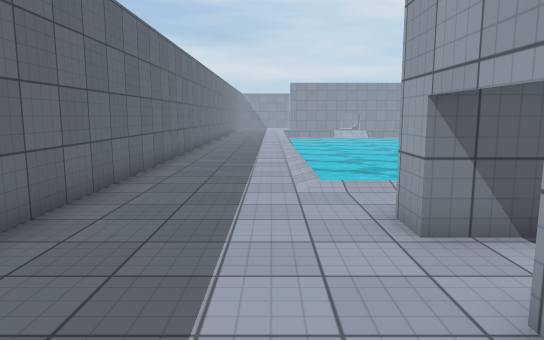
view 1 (above)

23 first-person views from a walk through a Unity game level. The camera is 1.5 m above the floor, tilts 8° down and sees 70° across. The floor is counted in squares, 1 m on a side. Each view is taken from the middle of a square. On the plan, view 1 faces up. The plan holds only what a view shows up to about 17 squares ahead; the rest is blank. The place goes on beyond the plan. The player character is not drawn. Surface patterns are stand-ins for the level's own textures.

view 2
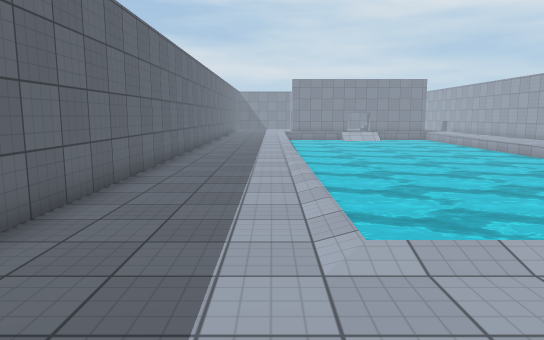

view 3
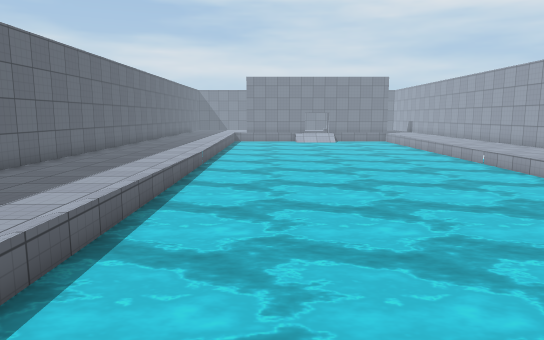

view 4
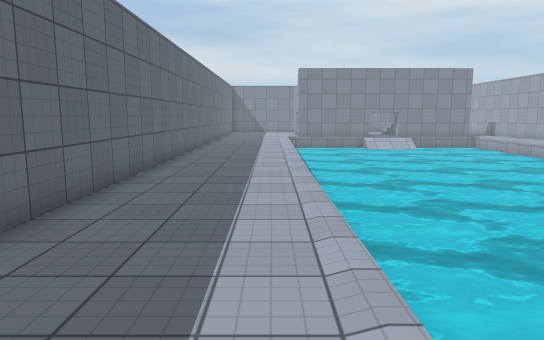

view 5
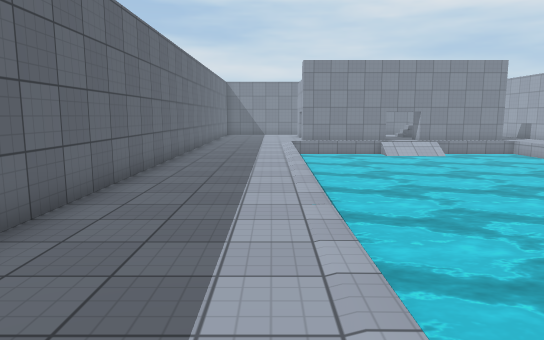

view 6
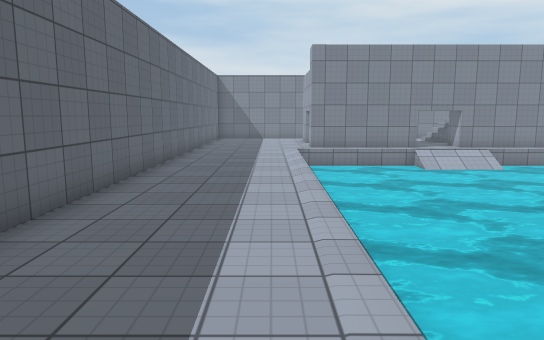

view 7
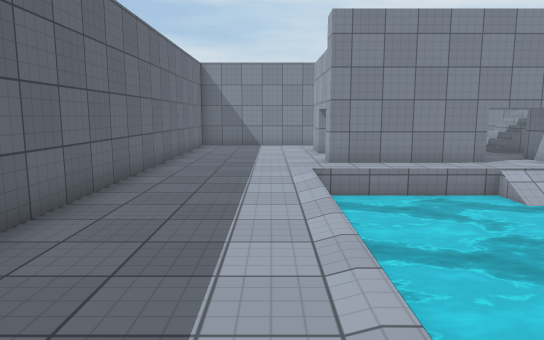

view 8
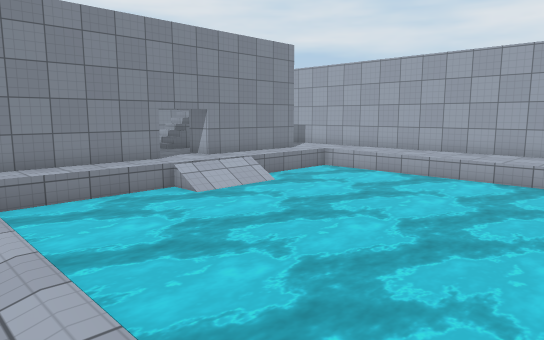

view 9
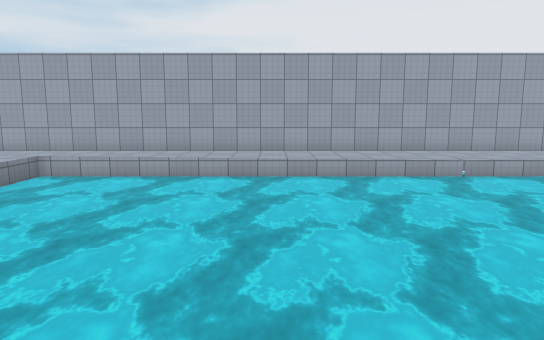

view 10
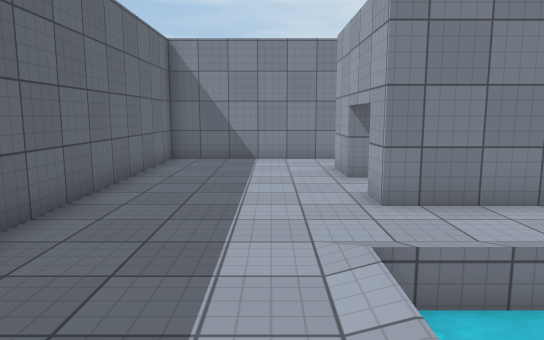

view 11
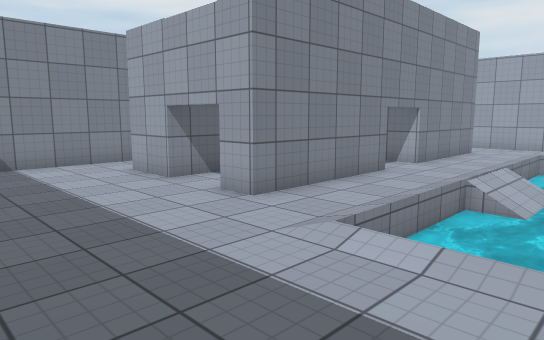

view 12
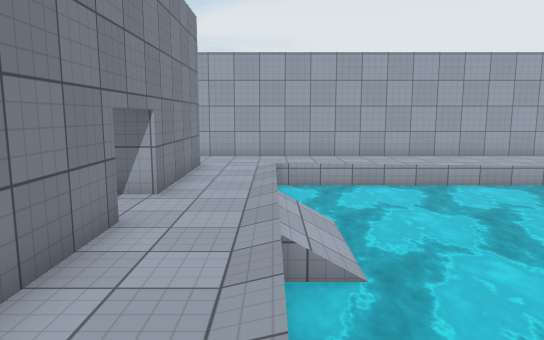

view 13
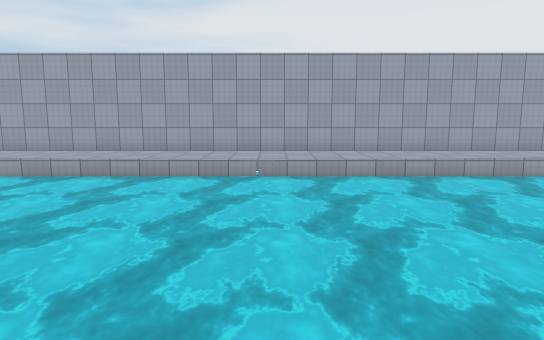

view 14
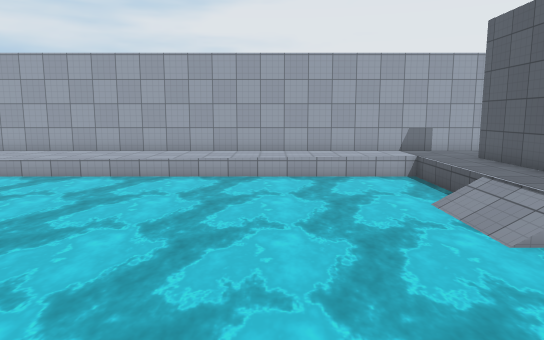

view 15
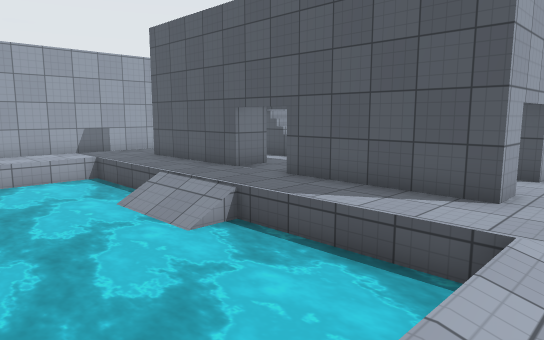

view 16
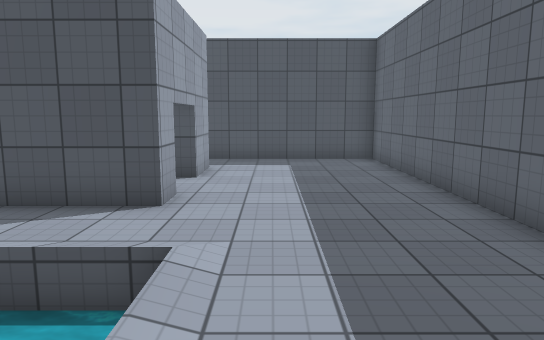

view 17
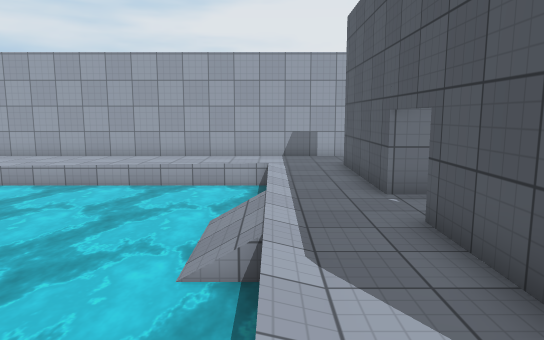

view 18
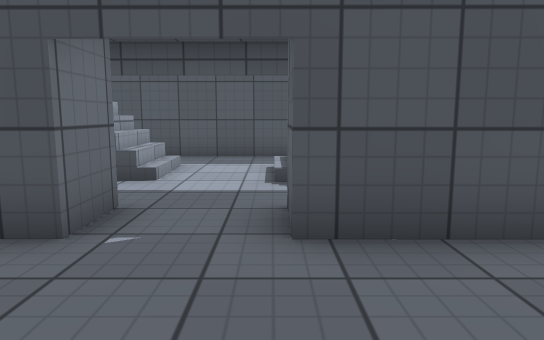

view 19
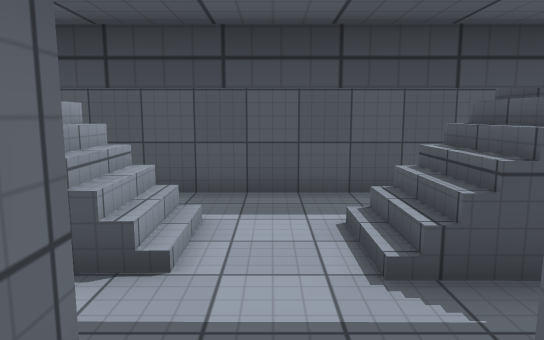

view 20
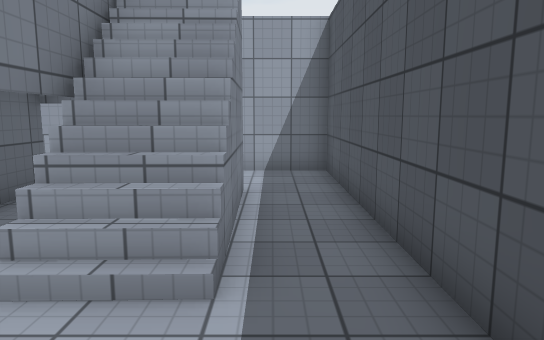

view 21
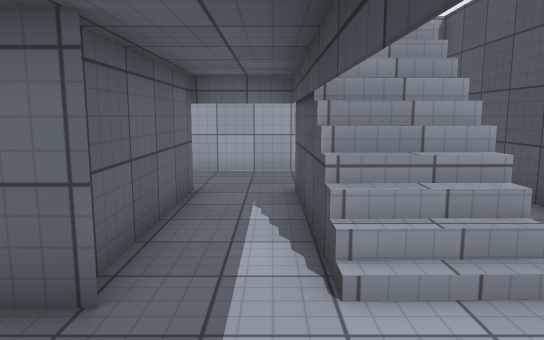

view 22
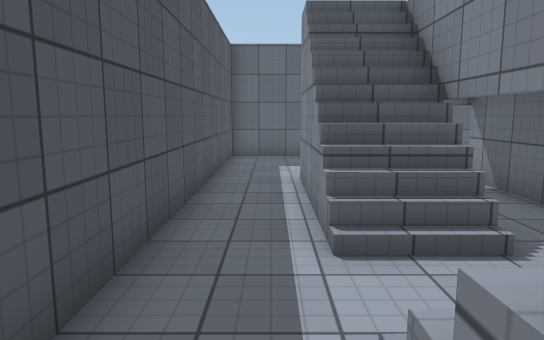

view 23
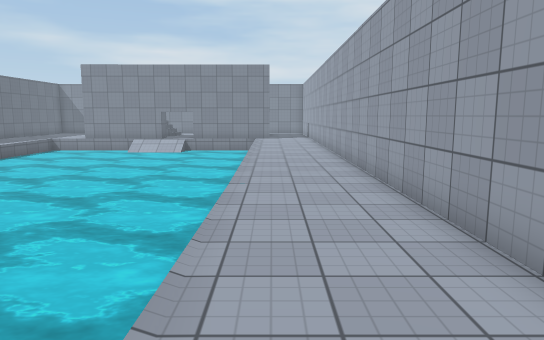

### Floor plan
Key: @ floor where view 1 was taken; # wall or solid block; . floor; / step, stairs or slope; ~ water the walk can cross; ≈ water the walk keeps out of.
Columns run from 4 left of view 1 to 17 right of it. Each row starts with its distance up from view 1.
 47 ########
 46 #.......
 45 #......
 44 #.....#      ///
 43 #.....#      ///
 42 #......     ..
 41 #......     ..       #
 40 #.....#####..#####  .#
 39 #....................#
 38 #....................#
 37 #.....≈≈≈≈...≈≈≈≈≈...#
 36 #....≈≈≈≈≈≈//≈≈≈≈≈...#
 35 #....≈≈≈≈≈≈~~≈≈≈≈≈...#
 34 #....≈≈≈≈≈≈≈≈≈≈≈≈≈...#
 33 #....≈≈≈≈≈≈≈≈≈≈≈≈≈...#
 32 #....≈≈≈≈≈≈≈≈≈≈≈≈≈...#
 31 #....≈≈≈≈≈≈≈≈≈≈≈≈≈...#
 30 #....≈≈≈≈≈≈≈≈≈≈≈≈≈...#
 29 #....≈≈≈≈≈≈≈≈≈≈≈≈≈...#
 28 #....≈≈≈≈≈≈≈≈≈≈≈≈≈...#
 27 #....≈≈≈≈≈≈≈≈≈≈≈≈≈...#
 26 #....≈≈≈≈≈≈≈≈≈≈≈≈≈...#
 25 #....≈≈≈≈≈≈≈≈≈≈≈≈≈...#
 24 #....≈≈≈≈≈≈≈≈≈≈≈≈≈...#
 23 #....≈≈≈≈≈≈≈≈≈≈≈≈≈...#
 22 #....≈≈≈≈≈≈≈≈≈≈≈≈≈...#
 21 #....≈≈≈≈≈≈≈≈≈≈≈≈≈...#
 20 #....≈≈≈≈≈≈≈≈≈≈≈≈≈...#
 19 #....≈≈≈≈≈≈≈≈≈≈≈≈≈...#
 18 #....≈≈≈≈≈≈≈≈≈≈≈≈≈...#
 17 #....≈≈≈≈≈≈≈≈≈≈≈≈≈...#
 16 #....≈≈≈≈≈≈≈≈≈≈≈≈≈...#
 15 #....≈≈≈≈≈≈≈≈≈≈≈≈≈...#
 14 #....≈≈≈≈≈≈≈≈≈≈≈≈≈...#
 13 #....≈≈≈≈≈≈≈≈≈≈≈≈≈...#
 12 #....≈≈≈≈≈≈≈≈≈≈≈≈≈...#
 11 #....≈≈≈≈≈≈≈≈≈≈≈≈≈...#
 10 #....≈≈≈≈≈≈~~≈≈≈≈≈...#
  9 #....≈≈≈≈≈≈//≈≈≈≈≈...#
  8 #.....≈≈≈≈...≈≈≈≈≈...#
  7 #....................#
  6 #....................#
  5 #.....#####..#####...#
  4 #....................#
  3 #......  #....##.....#
  2 #.....#/////./////  .#
  1 #.....#/////.//////..#
  0 #...@................#
 -1 #....................#
 -2 ######################

Positions as (right, up) in squares from view 1, and headings:
1: (0, 0), facing up
2: (0, 4), facing up
3: (4, 6), facing up
4: (0, 12), facing up
5: (0, 16), facing up
6: (0, 21), facing up
7: (0, 27), facing up
8: (0, 27), facing up-right
9: (0, 29), facing right
10: (0, 33), facing up
11: (-3, 34), facing up-right
12: (1, 37), facing right
13: (0, 22), facing right
14: (0, 13), facing right
15: (0, 13), facing down-right
16: (0, 12), facing down
17: (1, 8), facing right
18: (7, 9), facing down
19: (8, 6), facing down
20: (6, 0), facing right
21: (6, 3), facing right
22: (11, 0), facing left
23: (14, 14), facing up
